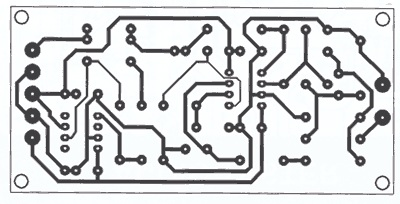
#> input picture Images/PCB/pcb3.jpg, 400 x 204 px; the run also reads 1 picture not shown here
$ python Watershed.py
#> lines starting #> are read from the running program, lines starting #| are printed output that depends on the picture; after the words box and inside, x2 and y2 are one past the last pixel; in counts of white or black regions, pixels touching at a corner belong together
import numpy as np
import cv2 as cv
from matplotlib import pyplot as plt

th1 = cv.imread('Images/PCB/pcb3.jpg')
#> th1 is the input picture: shape (204, 400, 3); mean B, G, R 216.4, 215.3, 214
th2 = cv.imread('Images/PCB/pcb3_missingpinhole.jpg')
grayA = cv.cvtColor(th1,cv.COLOR_BGR2GRAY)
grayB = cv.cvtColor(th2,cv.COLOR_BGR2GRAY)
ret, threshA = cv.threshold(grayA,0,255,cv.THRESH_BINARY_INV+cv.THRESH_OTSU)
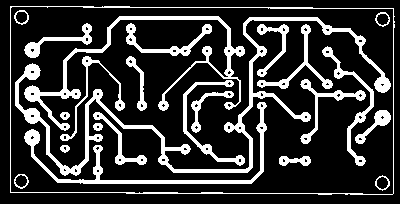
#> threshA: shape (204, 400); 20.4% white; 24 white regions, largest, box (x1, y1, x2, y2) and area: (15, 17, 391, 176) 4387, (24, 16, 245, 131) 2337, (24, 102, 267, 184) 1729
#> ret = 151
ret, threshB = cv.threshold(grayB,0,255,cv.THRESH_BINARY_INV+cv.THRESH_OTSU)
#> threshB: shape (204, 400); 20.4% white; 24 white regions, largest, box (x1, y1, x2, y2) and area: (15, 17, 391, 176) 4391, (24, 16, 245, 131) 2345, (24, 102, 267, 184) 1729

# noise removal A
kernelA = np.ones((3,3),np.uint8)
openingA = cv.morphologyEx(threshA,cv.MORPH_OPEN,kernelA, iterations = 2)
#> openingA: shape (204, 400); 1.8% white; 10 white regions, largest, box (x1, y1, x2, y2) and area: (375, 110, 391, 126) 211, (24, 64, 40, 80) 206, (24, 108, 40, 124) 204

# noise removal B
kernelB = np.ones((3,3),np.uint8)
openingB = cv.morphologyEx(threshB,cv.MORPH_OPEN,kernelB, iterations = 2)

# sure background area A
sure_bgA = cv.dilate(openingA,kernelA,iterations=3)
#> sure_bgA: shape (204, 400); 4.1% white; 6 white regions, box (x1, y1, x2, y2) and area: (21, 39, 43, 149) 2159, (372, 107, 394, 129) 444, (372, 74, 393, 95) 412, (198, 143, 209, 154) 121, (297, 155, 308, 166) 121, (92, 176, 103, 187) 121

# sure background area B
sure_bgB = cv.dilate(openingB,kernelB,iterations=3)
#> sure_bgB: shape (204, 400); 5% white; 9 white regions, largest, box (x1, y1, x2, y2) and area: (21, 39, 43, 149) 2159, (372, 107, 394, 129) 444, (372, 74, 393, 95) 412

# Finding sure foreground area A
dist_transform = cv.distanceTransform(openingA,cv.DIST_L2,5)
ret, sure_fgA = cv.threshold(dist_transform,0.7*dist_transform.max(),255,0)
#> sure_fgA: shape (204, 400) float32; 0.47% white in thin lines or dots, all inside (x1, y1, x2, y2) = (26, 44, 389, 182)
#> ret = 2.8

# Finding sure foreground area B
dist_transform = cv.distanceTransform(openingB,cv.DIST_L2,5)
ret, sure_fgB = cv.threshold(dist_transform,0.7*dist_transform.max(),255,0)
#> sure_fgB: shape (204, 400) float32; 0.03% white; 1 white region, box (x1, y1, x2, y2) and area: (380, 82, 385, 87) 23
#> ret = 5.46

# Finding unknown region A
sure_fgA = np.uint8(sure_fgA)
unknownA = cv.subtract(sure_bgA,sure_fgA)
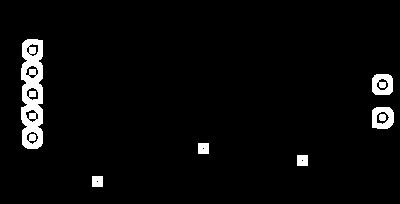
#> unknownA: shape (204, 400); 3.7% white; 7 white regions, largest, box (x1, y1, x2, y2) and area: (21, 39, 43, 149) 1889, (372, 74, 393, 95) 360, (372, 107, 394, 129) 340

# Finding unknown region B
sure_fgB = np.uint8(sure_fgB)
unknownB = cv.subtract(sure_bgB,sure_fgB)
#> unknownB: shape (204, 400); 5% white; 9 white regions, largest, box (x1, y1, x2, y2) and area: (21, 39, 43, 149) 2159, (372, 107, 394, 129) 444, (372, 74, 393, 95) 389

# Marker labelling A
ret, markersA = cv.connectedComponents(sure_fgA)
#> markersA: shape (204, 400) int32; 11 distinct labels, from 0 to 10
#> ret = 11

# Marker labelling B
ret, markersB = cv.connectedComponents(sure_fgB)
#> ret = 2

# Add one to all labels so that sure background is not 0, but 1 A
markersA = markersA+1
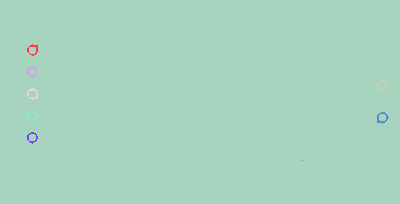
#> markersA: shape (204, 400) int32; 11 distinct labels, from 1 to 11; one colour per label, 0 black

# Add one to all labels so that sure background is not 0, but 1 B
markersB = markersB+1

# Now, mark the region of unknown with zero A
markersA[unknownA==255] = 0
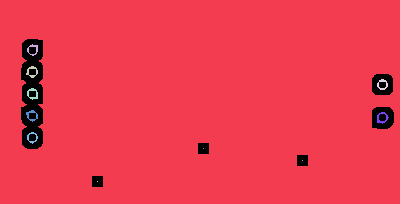
#> markersA: shape (204, 400) int32; 12 distinct labels, from 0 to 11; one colour per label, 0 black

# Now, mark the region of unknown with zero B
markersB[unknownB==255] = 0
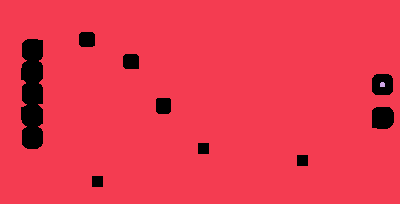
#> markersB: shape (204, 400) int32; 3 distinct labels, from 0 to 2; one colour per label, 0 black

markersA = cv.watershed(th1,markersA)
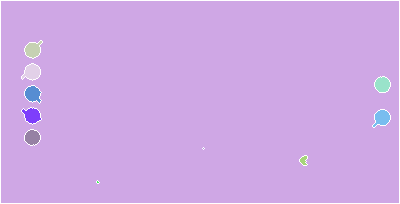
#> markersA: shape (204, 400) int32; 12 distinct labels, from -1 to 11; one colour per label, 0 black, -1 white
th1[markersA == -1] = [255,0,0]
#> th1: shape (204, 400, 3); 1.95% of pixels changed, all inside (x1, y1, x2, y2) = (0, 0, 400, 204)

markersA = cv.watershed(th2,markersB)
#> markersA: shape (204, 400) int32; 3 distinct labels, from -1 to 2
th2[markersB == -1] = [255,0,0]
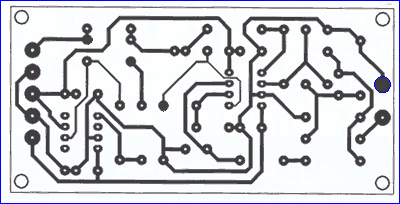
#> th2: shape (204, 400, 3); mean B, G, R 216.3, 211.3, 210

cv.imshow('Master', th1)
cv.imshow('Referential', th2)
'''
grayA = cv.cvtColor(th1, cv.COLOR_BGR2GRAY)
grayB = cv.cvtColor(th2, cv.COLOR_BGR2GRAY)

retval2,th1 = cv.threshold(grayA,125,255,cv.THRESH_BINARY+cv.THRESH_OTSU)
retval2,th2 = cv.threshold(grayB,125,255,cv.THRESH_BINARY+cv.THRESH_OTSU)

#th1 = cv.fastNlMeansDenoising(th1,None,10,7,21)
#th2 = cv.fastNlMeansDenoising(th2,None,10,7,21)

bit_and = cv.bitwise_and(th2, th1)
bit_or = cv.bitwise_or(th2, th1)
bit_xor = cv.bitwise_xor(th1, th2)
bit_not = cv.bitwise_not(th1)
bit_not2 = cv.bitwise_not(th2)
dst = bit_xor = cv.bitwise_xor(th1, th2)
denoised = cv.fastNlMeansDenoising(dst,None,10,7,21)

# [4 lines of commented-out code are left out]
cv.imshow("bit_xor", bit_xor)
#cv.imshow("bit_not", bit_not)
#cv.imshow("bit_not2", bit_not2)
cv.imshow("denoised", denoised)
'''
cv.waitKey(0)
cv.destroyAllWindows()
